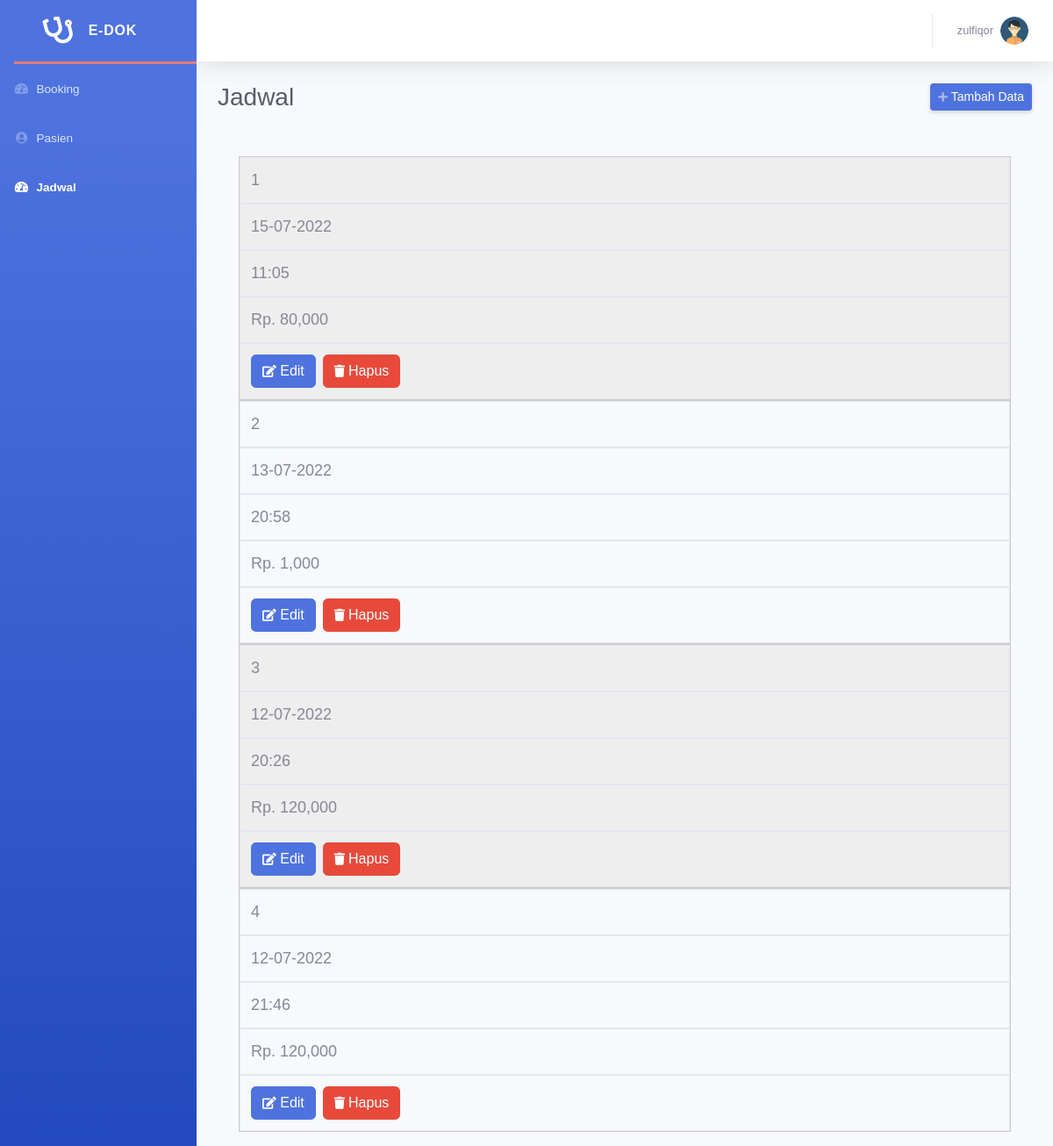
/admin/jadwal/jadwal.php (signed in), run on the app's committed database.
### tables this page shows
CREATE TABLE `jadwal` (
  `id` int(11) NOT NULL,
  `tglPraktik` date NOT NULL,
  `jam` time NOT NULL,
  `harga` double NOT NULL
);

### admin/jadwal/jadwal.php (the view, shortened to what this page needs)
<?php
 include_once("../../config.php");
 $result = mysqli_query($conn, "SELECT * FROM jadwal ORDER BY id ASC");
 ?>
<!DOCTYPE html>
<html lang="en">
<head>
    <link href="../../vendor/fontawesome-free/css/all.min.css" rel="stylesheet" type="text/css">
    <link href="../../css/admin.min.css" rel="stylesheet">
    <link href="../../css/styles.css" rel="stylesheet">
</head>
<body id="page-top">
    <div id="wrapper">
        <ul class="navbar-nav bg-gradient-primary sidebar sidebar-dark accordion" id="accordionSidebar">
            <a class="sidebar-brand d-flex align-items-center justify-content-center" href="../home.php">
                <div class="sidebar-brand-icon rotate-n-15">
                    <i class="fas fa-stethoscope"></i>
                </div>
                <div class="sidebar-brand-text mx-3">e-Dok</div>
            </a>
            <hr class="sidebar-divider my-0">
            <li class="nav-item">
                <a class="nav-link" href="../home.php">
                    <i class="fas fa-fw fa-tachometer-alt"></i>
                    <span>Booking</span></a>
            </li>
            <li class="nav-item">
                <a class="nav-link" href="../pasien/pasien.php">
                    <i class="fas fa-fw fa-user-circle"></i>
                    <span>Pasien</span></a>
            </li>
            <li class="nav-item active">
                <a class="nav-link" href="./jadwal.php">
                    <i class="fas fa-fw fa-tachometer-alt"></i>
                    <span>Jadwal</span></a>
            </li>
        </ul>
        <div id="content-wrapper" class="d-flex flex-column">
            <div id="content">
                <nav class="navbar navbar-expand navbar-light bg-white topbar mb-4 static-top shadow">
                    <ul class="navbar-nav ml-auto">
                        <li class="nav-item dropdown no-arrow">
                            <a class="nav-link dropdown-toggle" href="#" id="userDropdown" role="button"
                                data-toggle="dropdown" aria-haspopup="true" aria-expanded="false">
                                <span class="mr-2 d-none d-lg-inline text-gray-600 small"><?php echo $_SESSION['username'] ?></span>
                                 <img class="img-profile rounded-circle" src="../../image/logo-profile.png">
                            </a>
                        </li>
                    </ul>
                </nav>
                <div class="container-fluid">
                    <div class="d-sm-flex align-items-center justify-content-between">
                        <h1 class="h3 mb-0 text-gray-800">Jadwal</h1>
                        <a href="../jadwal/tambah.php"
                            class="d-none d-sm-inline-block btn btn-sm btn-primary shadow-sm"><i
                                class="fas fa-plus fa-sm text-white-50"></i> Tambah Data</a>
                    </div>
                    <div class="container table-responsive">
                        <table class="table table-bordered table-hover">
                            <tbody>
                                <?php
            $no = 1;
            while ($user_data = mysqli_fetch_array($result)) {
                echo "<tr>";
                echo "<td>" . $no++ . "</td>";
                echo "<td>" . date('d-m-Y', strtotime($user_data['tglPraktik'])) . "</td>";
                echo "<td>" . date('H:i', strtotime($user_data['jam']))  . "</td>";
                echo "<td>" . 'Rp. ' . number_format($user_data['harga']) . "</td>";
                echo "<td> <a class='btn btn-primary mr-2' href='edit.php?id=$user_data[id]'><i class='fas fa-edit fa-sm text-white'></i> Edit</a><a class='btn btn-danger' href='hapus.php?id=$user_data[id]'><i class='fas fa-trash fa-sm text-white mr-1'></i>Hapus</a></td>";
                echo "</tr>";
            }
            ?>
                            </tbody>
                        </table>
                    </div>
                </div>
            </div>
        </div>
    </div>
</body>
</html>

### css/styles.css (style rules this page uses)
body { font-family: 'Poppins', sans-serif !important; -webkit-font-smoothing: antialiased; -moz-osx-font-smoothing: grayscale; }
.container { display: flex; flex-direction: row; flex-wrap: wrap; }
.img-profile { width: 100px; height: 100px; border-radius: 100%; }
* { margin: 0; padding: 0; box-sizing: border-box; }
html { font-size: 16px; font-family: 'Poppins', sans-serif; color: #555; }
ul, nav { list-style: none; }
a { text-decoration: none; }
hr { width: 250px !important; height: 3px !important; background-color: #e07e7b !important; border: 0 !important; margin-bottom: 50px !important; }
table { width: 100%; border-collapse: collapse; margin:50px auto; }
tr:nth-of-type(odd) { background: #eee; }
td, th { padding: 10px; border: 1px solid #ccc; font-size: 18px; }
@media only screen and (max-width: 760px),
(min-device-width: 768px) and (max-device-width: 1024px) { table { width: 100%; } }
@media only screen and (max-width: 760px),
(min-device-width: 768px) and (max-device-width: 1024px) { table, thead, tbody, th, td, tr { display: block; } }
@media only screen and (max-width: 760px),
(min-device-width: 768px) and (max-device-width: 1024px) { tr { border: 1px solid #ccc; } }
@media only screen and (max-width: 760px),
(min-device-width: 768px) and (max-device-width: 1024px) { td { border: none; border-bottom: 1px solid #eee; position: relative; padding-left: 50%; } }
@media only screen and (max-width: 760px),
(min-device-width: 768px) and (max-device-width: 1024px) { td:before { position: absolute; top: 6px; left: 6px; width: 45%; padding-right: 10px; white-space: nowrap; content: attr(data-column); color: #000; font-weight: bold; } }
html, body, .view { height: 100%; }
.navbar { background-color: transparent; }

### data on the page
jadwal: tglPraktik "15-07-2022", jam "11:05", harga "80,000"
jadwal: tglPraktik "13-07-2022", jam "20:58", harga "1,000"
jadwal: tglPraktik "12-07-2022", jam "20:26", harga "120,000"
jadwal: tglPraktik "12-07-2022", jam "21:46", harga "120,000"

### other printed values
$_SESSION['username'] "zulfiqor"
